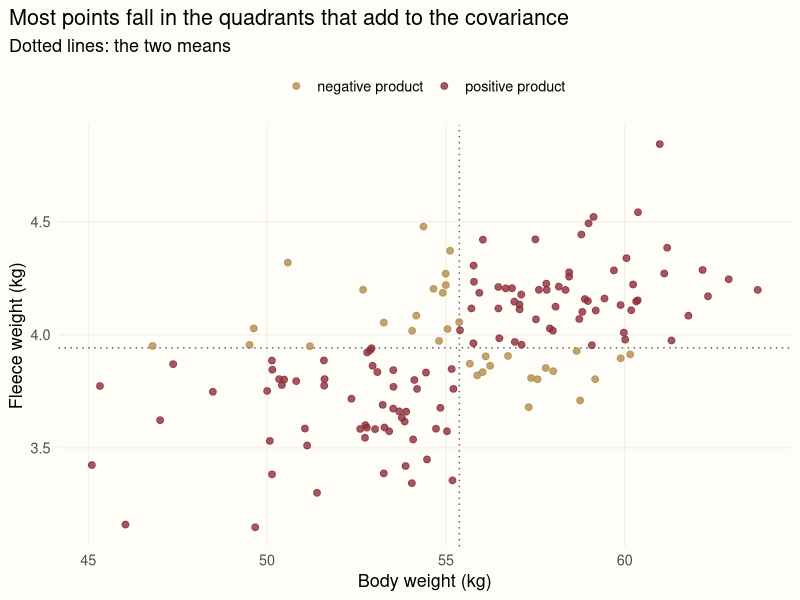
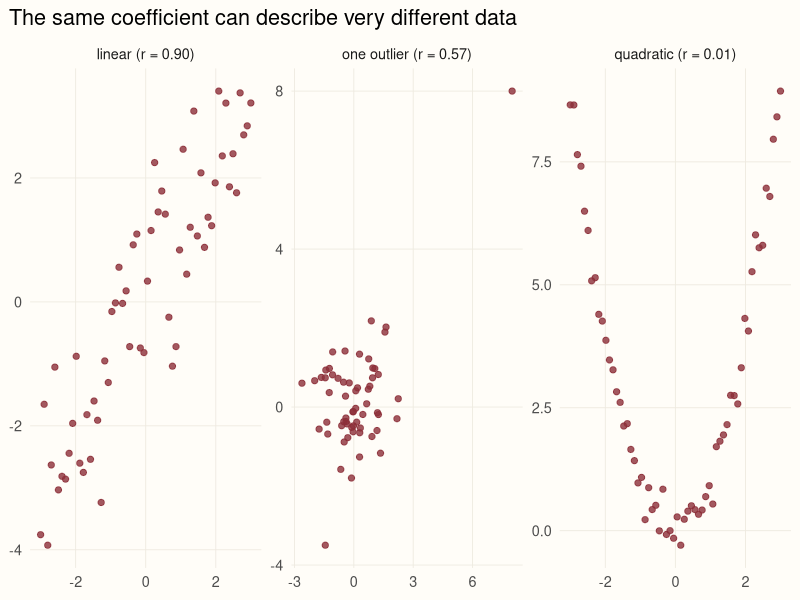

Write R code to recreate these figures, in order.
## ---- chunk 1
library(ggplot2)

# A shared look for the figures in this series
accent <- "#8c2f39"; gold <- "#b08d4a"; ink <- "#5d6070"
theme_set(
  theme_minimal(base_size = 13) +
    theme(plot.background = element_rect(fill = "#FFFDF8", colour = NA),
          panel.grid.minor = element_blank(),
          panel.grid.major = element_line(colour = "#EEEAE0", linewidth = 0.3),
          plot.title.position = "plot")
)
## ---- chunk 2
set.seed(23)
n <- 150
ewes <- data.frame(body_kg = rnorm(n, mean = 55, sd = 4))
ewes$fleece_kg <- 1.2 + 0.05 * ewes$body_kg + rnorm(n, sd = 0.25)

head(round(ewes, 2), 4)
## ---- chunk 3
#| fig-alt: "Scatterplot of body weight against fleece weight with lines at the means. Points in the upper right and lower left quadrants, which contribute positive products, are red; the others are gold."
ewes$sign <- ifelse((ewes$body_kg - mean(ewes$body_kg)) *
                    (ewes$fleece_kg - mean(ewes$fleece_kg)) > 0,
                    "positive product", "negative product")

ggplot(ewes, aes(body_kg, fleece_kg, colour = sign)) +
  geom_vline(xintercept = mean(ewes$body_kg), colour = ink, linetype = "dotted") +
  geom_hline(yintercept = mean(ewes$fleece_kg), colour = ink, linetype = "dotted") +
  geom_point(size = 2, alpha = 0.8) +
  scale_colour_manual(values = c("positive product" = accent, "negative product" = gold)) +
  labs(x = "Body weight (kg)", y = "Fleece weight (kg)", colour = NULL,
       title = "Most points fall in the quadrants that add to the covariance",
       subtitle = "Dotted lines: the two means") +
  theme(legend.position = "top")
## ---- chunk 4
cov(ewes$body_kg, ewes$fleece_kg)
## ---- chunk 5
c(cov = cov(ewes$body_kg, ewes$body_kg), var = var(ewes$body_kg))
## ---- chunk 6
fleece_g <- ewes$fleece_kg * 1000
c(kg = cov(ewes$body_kg, ewes$fleece_kg),
  g  = cov(ewes$body_kg, fleece_g))
## ---- chunk 7
c(kg = cor(ewes$body_kg, ewes$fleece_kg),
  g  = cor(ewes$body_kg, fleece_g))
## ---- chunk 8
z_body   <- (ewes$body_kg   - mean(ewes$body_kg))   / sd(ewes$body_kg)
z_fleece <- (ewes$fleece_kg - mean(ewes$fleece_kg)) / sd(ewes$fleece_kg)

c(cov_of_zscores = cov(z_body, z_fleece),
  cor            = cor(ewes$body_kg, ewes$fleece_kg))
## ---- chunk 9
#| fig-alt: "Three scatterplots: a strong linear relationship, a parabola whose correlation is near zero, and an unrelated cloud with one extreme outlier that creates a sizeable correlation."
set.seed(5)
x <- seq(-3, 3, length.out = 60)

shapes <- rbind(
  data.frame(panel = "linear",    x = x, y = x + rnorm(60, sd = 0.9)),
  data.frame(panel = "quadratic", x = x, y = x^2 + rnorm(60, sd = 0.3)),
  data.frame(panel = "one outlier",
             x = c(rnorm(59), 8), y = c(rnorm(59), 8))
)
r <- sapply(split(shapes, shapes$panel), function(d) cor(d$x, d$y))
shapes$panel <- factor(shapes$panel, levels = names(r),
                       labels = sprintf("%s (r = %.2f)", names(r), r))

ggplot(shapes, aes(x, y)) +
  geom_point(colour = accent, size = 1.8, alpha = 0.8) +
  facet_wrap(~ panel, scales = "free") +
  labs(x = NULL, y = NULL, title = "The same coefficient can describe very different data")
